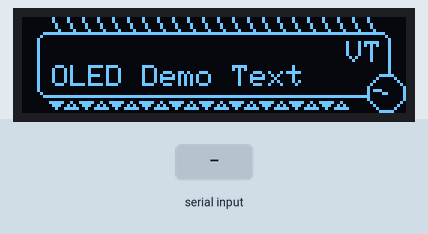
Recording of a sketch running on a simulated ESP32. On the bench: 128×32 one-colour display. Inputs (shaded band) come from the test bench. What the sketch prints to the serial monitor is not drawn.

Above: at 3.37 s.
3.4 s: "Hello\n" received over Serial
At 5.29 s:
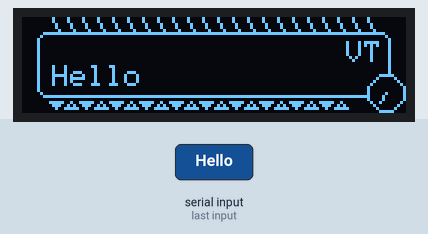
5.3 s: "1\n" received over Serial
At 5.92 s:
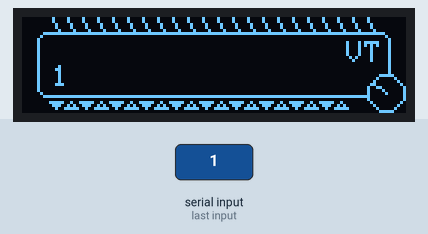

Measured:
- after the input at 3.4 s, the display: first differs from a run without the input after 0.14 s (image 1 shows a later state)
- after the input at 5.3 s, the display: first changes after 0.11 s (image 2 shows a later state)

The sketch:

SerialDisplay.ino
```cpp
// By Nathan Fikes, UTA ME 3024 Design & Economics
// Adapted from an examples by Rui Santos in https://randomnerdtutorials.com/esp32-ssd1306-oled-display-arduino-ide/

// The wire header file allows I2C communication between the Arduino R3 and OLED.
#include <Wire.h>

// The GFX library provides genaric draw commands for use on any type of display.
#include <Adafruit_GFX.h>
// This library provides functions to control OLED displays using the SSD1306 driver chip.
#include <Adafruit_SSD1306.h>

// These are some standard C++ headers that are used throughout the program.
#include <string.h>
#include <stdlib.h>
#include <math.h>

// Declaring the screen width and height to get the correct aspect ratio
// We are using a 128 x 32 pixel screen. Keep this in mind when drawing.
#define SCREEN_WIDTH 128
#define SCREEN_HEIGHT 32

// This line instatnitates an OLED Object with several characteristics.
// Height and Width are passed in, &Wire indicates typical SDA SCL connections.
// The -1 indicates that there is no reset pin attached.
Adafruit_SSD1306 display(SCREEN_WIDTH, SCREEN_HEIGHT, &Wire, -1);

// Later on in the program we will have a use for this static declaration.
static String receivedData;

// In the setup loop we can do a couple important items.
void setup()
{
  // Set serial to communicate on this BAUD specified here.
  Serial.begin(115200);

  // A guard statement that detects if initialization fails and if true stalls in an empty for loop.
  if(!display.begin(SSD1306_SWITCHCAPVCC, 0x3C)) {
    Serial.println(F("SSD1306 allocation failed"));
    for(;;);
  }

  delay(2000);
  display.clearDisplay();

  // Set parameters for text size, color, cursor position, and text content.
  // The display works by queueing several commands and then pushing them
  // to the display by calling the display() function.
  display.setTextSize(1);
  display.setTextColor(WHITE);
  display.setCursor(10, 16);
  String Oled_Text = "OLED Demo Text";
  display.println(Oled_Text);

  // These are two custom functions that will be explained further in detail
  // later on in the program.
  // The parameters are empty as you invoke the function for queueing display commands.
  UI_components();

  // The custom parameters are (shift, expansion, amt)
  UI_boarder(2, 5, 23);

  display.display();
  delay(100);

  // When the setup is complete, we can show an initialization string onto Serial
  // to show that the process has completed.
  Serial.print("Screen Successfully Initialized.\n");
}

// This is a custom function that can queue up several commands related to the UI
// parts on the screen.
void UI_components()
{
  // Prints the Initials VT for [Virginia Tech] on the upper right.
  display.setTextSize(0.5);
  display.setTextColor(WHITE);
  display.setCursor(108, 8);
  display.println("VT");

  // Adds a rounded rectangle to the screen.
  // The parameters are (x0, y0, w, h, radius, color)
  display.drawRoundRect(5, 5, 118, 22, 3, WHITE);

  // Drawing a filled circle to serve as the back of the clock.
  // The parameters are (x0, y0, r, color)
  display.fillCircle(121, 25, 6, BLACK);
}

// A custom function to handle drawing the clock arm and the clock boarder.
void UI_clock(int angle, int rate, int arm_length)
{
  // Two lines can be drawn to make the arm of the clock spin.
  // A black line is drawn a few steps behind a white line.
  // At a fast enough screen refresh rate, this will look like it is spinning.
  // The parameters are (x0, y0, x1, y1, color)
  display.drawLine(121, 25, 121+arm_length*cos((angle-rate)*(M_PI/180)), 25+arm_length*sin((angle-rate)*(M_PI/180)), BLACK);
  display.drawLine(121, 25, 121+arm_length*cos(angle*(M_PI/180)), 25+arm_length*sin(angle*(M_PI/180)), WHITE);

  // Like before a plain circle can be drawn for the clock boarder.
  // The parameters are (x0, y0, r, color)
  display.drawCircle(121, 25, 6, WHITE);

  // Internally we want to update the clock every time this command is called.
  display.display();
}

void UI_boarder(int shift, int expansion, int amt)
{
  // For more procedural ways of making boarders, we can use for loops
  // to queue many commands in a sequence.
  for(int i = 1; i < amt; i++)
  {
    // We can draw lines with rules governed by the parent function parameters (shift, expansion, amt)
    // Below we are drawing lines at an angle. (x0, y0, x1, y1, color)
    display.drawLine(5+i*expansion, 0, 5+i*expansion+shift, 5, WHITE);
  }

  for(int j = 0; j < (amt/2)-1; j++)
  {
    // We can also be more decorative with triangles.
    // The parameters for triangles are (x0, y0, x1, y1, x2, y2, color)
    display.fillTriangle(9+j*expansion*2, 28, 13+j*expansion*2, 28, 11+j*expansion*2, 30, WHITE);
    display.drawTriangle(14+j*expansion*2, 30, 18+j*expansion*2, 30, 16+j*expansion*2, 28, WHITE);
  }
}

void loop()
{
  // Inside here we can run things in a couple loops.
  // Generally the void loop is sufficient but for loops can give you
  // a consise way to indicate the manipulation of variables.

  // Here we can define the rate in degrees at which the clock will spin.
  int rate = 2;
  for(int angle = 0; angle < 360; angle = angle + rate)
  {
    // To animate the clock we can invoke the special function we created before to handle
    // the clock UI.
    // The custom parameters here are (angle, rate, arm_length)
    UI_clock(angle, rate, 4);

    // On the deepest nested loop ask if serial is avaliable.
    if (Serial.available())
    {
      // If it is, we can take it's contents and put it into p for package.
      int p = Serial.read();

      // p is an array of byte data that cannot be printed.
      // Each time you input text into the Serial line it has a new line
      // Attached to it, we can use this to populate a variable defined
      // on the static global scope to hold the string.
      if (p != '\n')
      {

        receivedData += (char)p;

      } else
      {
        // Like normally this string, or integer if you chose, can be manipulated
        // just like any other variable.
        if (receivedData == "Hello")
        {
            Serial.println("You've typed \"Hello\"");
        }

        Serial.print(receivedData);
        Serial.print("\n");

        // But it can also be printed to our OLED screen.
        display.clearDisplay();
        display.setTextSize(1);
        display.setTextColor(WHITE);
        display.setCursor(10, 16);
        display.println(receivedData);

        // Since the display was cleared, replace the UI components.
        UI_components();
        UI_boarder(2, 5, 23);

        display.display();

        // Since we are done with the data, we can clear this accumulator.
        receivedData = "";
      }
    }
  }
}
```
